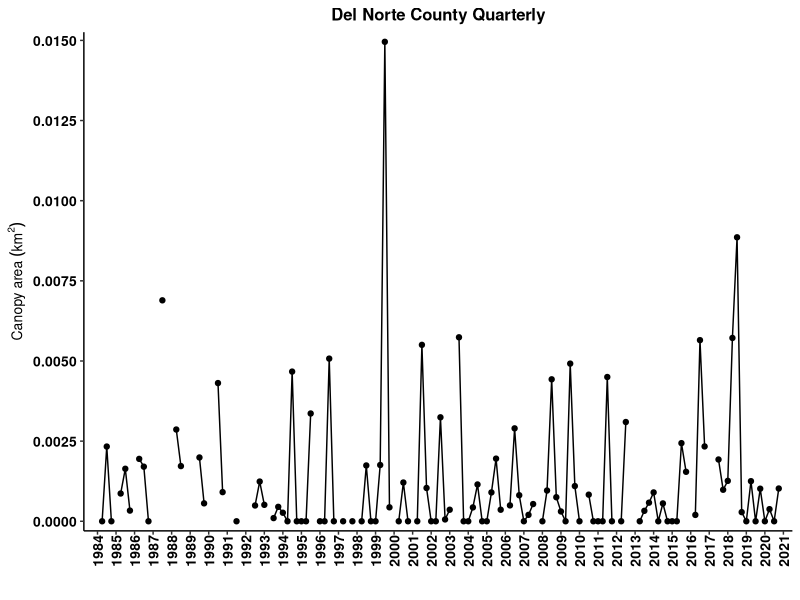
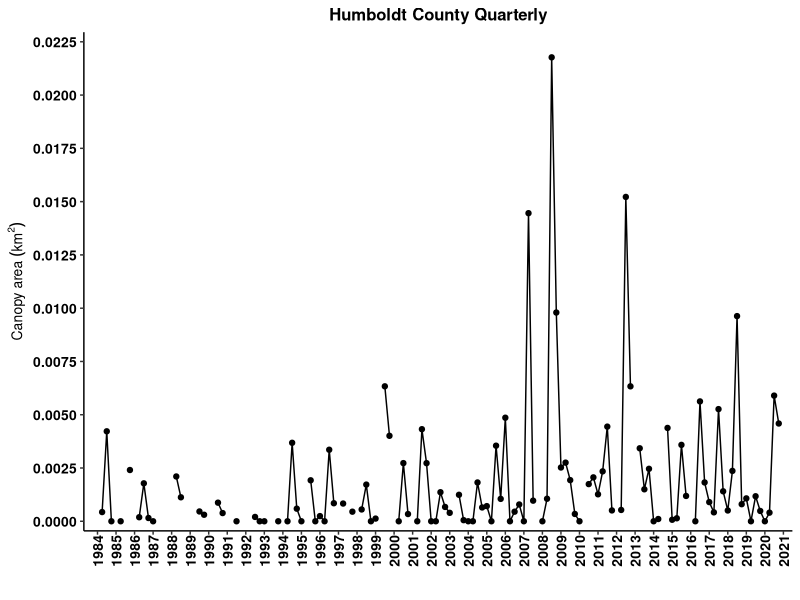
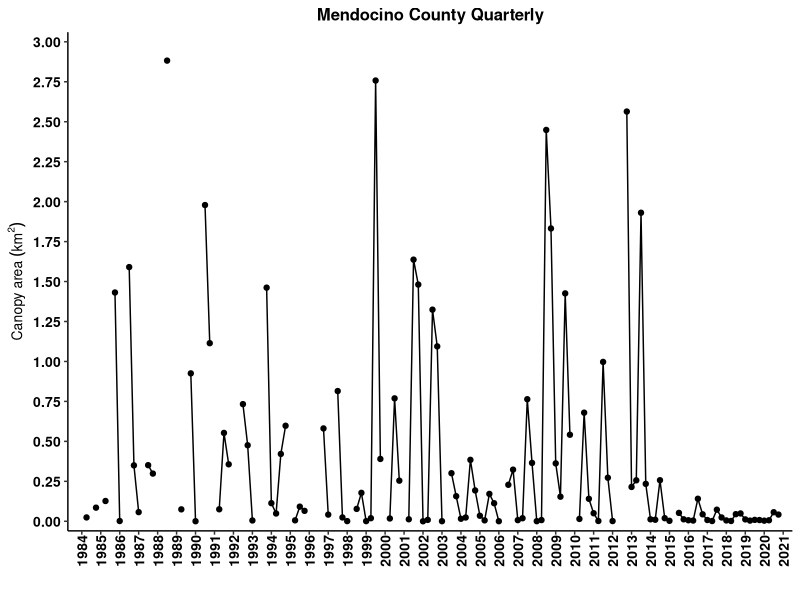
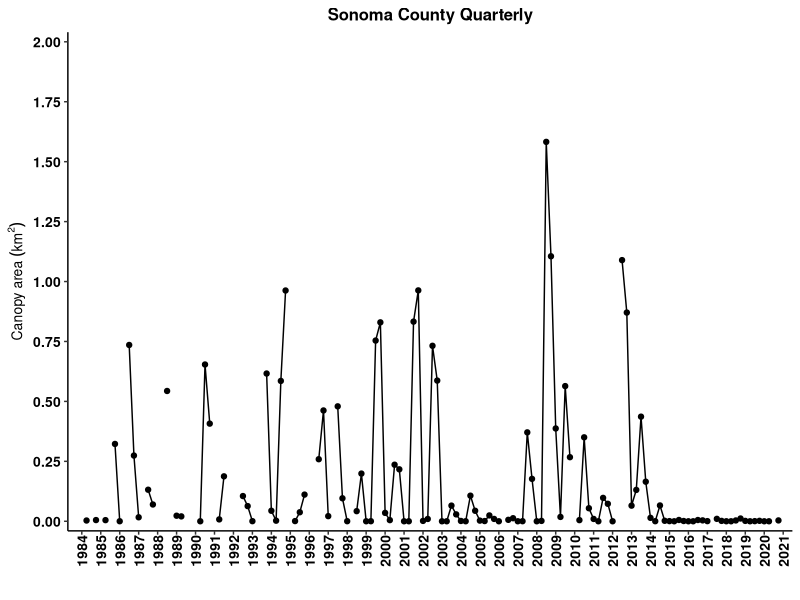
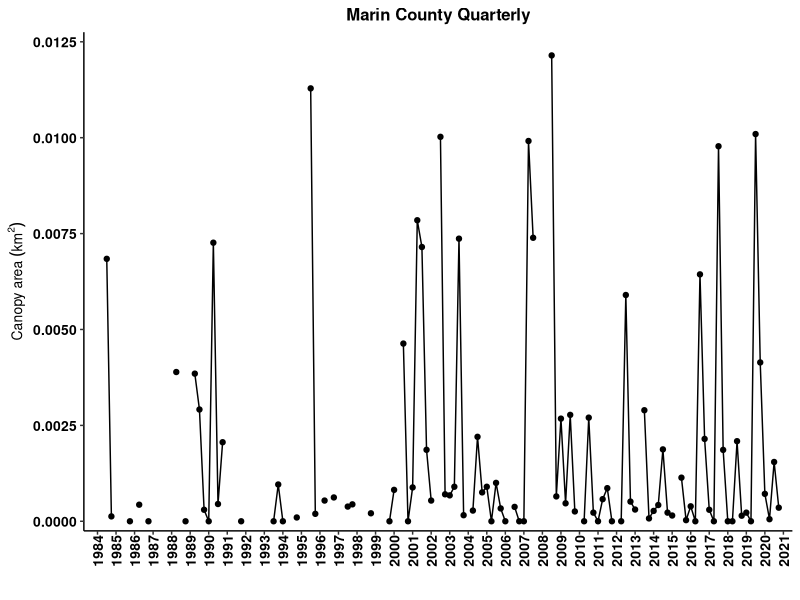
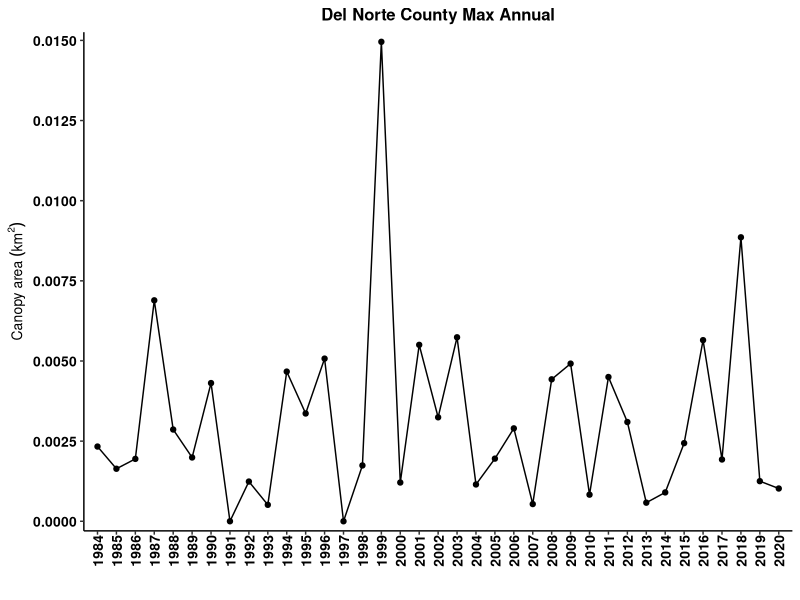
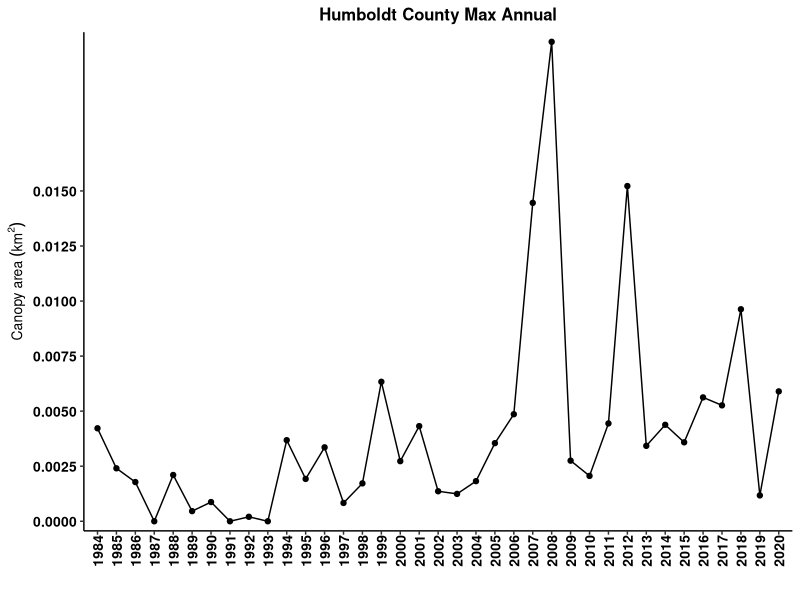
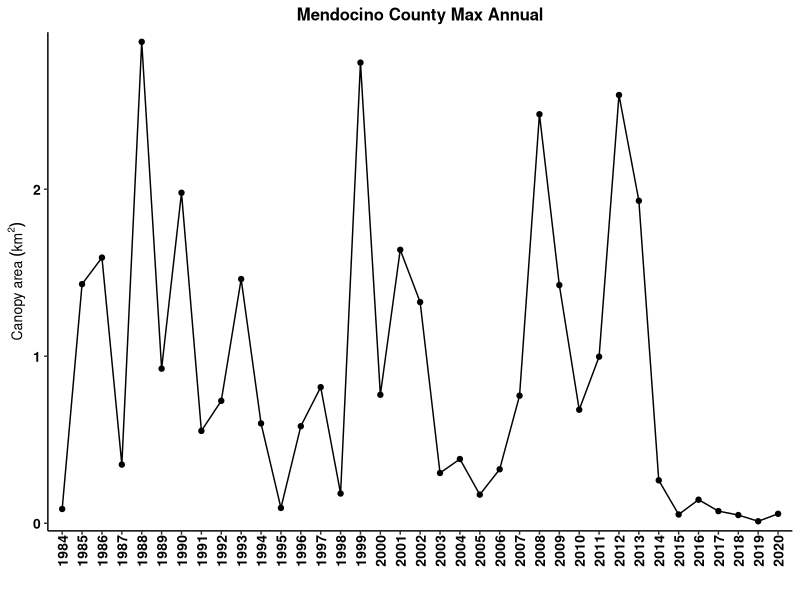

The R script that drew these images, in order:
## ---- chunk 1
knitr::opts_chunk$set(echo = FALSE, warning=FALSE)
options(knitr.table.format = "latex")
# how to assign username: git config --global user.name "gcontolini"
# how to add commit message in terminal: write message then press esc and :wq to save and exit

#### Load libraries ####
library(ggplot2) # plotting
library(ggpubr) # arranging plots
library(scales) # let's you put commas in the axis labels for thousands
library(dplyr) # data manipulations
library(tidyr) # data cleaning
library(readr) # better data reading
library(ncdf4)
library(sf) # special features. probably mapping. 
library(sp) # spatial data
library(lubridate) # manipulating dates easily
library(knitr) # to knit the Rmd file
library(kableExtra) # pretty tables
library(bookdown) # pretty table additions

#### ggplot theme ####
my.theme = theme( 
   panel.background = element_blank(), 
   panel.grid.minor.x = element_blank(),
   panel.grid.major.x = element_blank(),
   panel.grid = element_blank(),
   axis.text  = element_text(size=10, face='bold', color='black'), #makes axis labels bigger
   axis.title = element_text(size=10, face="bold"), #makes axis title bigger and bold
   #axis.title.y = element_text(margin=margin(0,10,0,5)), #pushes the y axis title away from the y axis labels
   strip.background = element_blank(),
   #legend.title = element_blank(),
   #legend.text = element_text(size=8),
   legend.background = element_blank(), 
   legend.key = element_blank(), #makes the legend background behind the symbols go away.
   #axis.ticks.x = element_blank()
   axis.line = element_line(color = 'black'), 
   panel.border = element_blank(), # this removes the box around the plot   
   plot.title = element_text(size=12 ,face='bold', hjust = 0.5), # hjust 0.5 makes title centered
   axis.text.x = element_text(size = 10, angle = 90, vjust = 0.5, margin = margin(0,0,5,0)) # rotates x axis labels 90 degrees counter-clockwise, pushes bars onto x axis
)


#### Import data ####
# info on the data: https://sbclter.msi.ucsb.edu/data/catalog/package/?package=knb-lter-sbc.74

# Instructions from Dr. Tom Bell:
# “The output files show the Admin Bed # in the first column and the rest of the columns are quarters from 1984 - 2020. Area is in m2 and biomass is in fresh kg. Missing values (due to lack of imagery or clouds are labelled as -999).”

# Edible seaweed data from CDFW
# edible = read.csv('EdibleSeaweedHarvest_rfm_1-28-21.csv') # edible seaweed harvest. This one has months. That is important.
# kelp = read.csv('KelpHarvest_vers2_rfm_1-28-21.csv') # kelp harvest
## ---- chunk 2
# The loop below takes 5 minutes to run, so I have commented it out and read in the output at the end.

# #### Kelp Biomass and Area Dynamics of state waters by county ####
# #Load Admin Bed Shapefile
# #Place the lat/lon version of the Admin Bed shapefile in your working directory
# county_waters <- st_read('shapefiles/MAN_CA_CountyStateWaters.shp') 
# 
# #Open Kelp NetCDF File and put in your working directory.
# #The file can be found here: https://portal.edirepository.org/nis/mapbrowse?scope=knb-lter-sbc&identifier=74
# nc_data <- nc_open('kelpCanopyFromLandsat_2021.nc')
# # not sure yet how to open it in directly from a URL.
# # apparently this file is too big for the RStudio Cloud server. So we can't use the server. Or wait we just have to use a static .csv.
# 
# #Load necessary variables from NetCDF File
# lon <- ncvar_get(nc_data, 'lon')
# lat <- ncvar_get(nc_data, 'lat')
# years <- ncvar_get(nc_data, 'year')
# quarters <- ncvar_get(nc_data, 'quarter')
# biomass <- ncvar_get(nc_data, 'biomass')
# area <- ncvar_get(nc_data, 'area')
# 
# #Make Coordinate Dataframe
# coords <- data.frame(lon,lat)
# 
# #Create output matrices
# LN = dim(quarters)
# output_biomass <- matrix(ncol=LN, nrow=22)
# output_area <- matrix(ncol=LN, nrow=22)
# 
# # This for() loop takes 5 mins. Sorry. You could run it once and then save the output, but then it wouldn't be linked to the SBCLTER data repository anymore. 
# for(i in 1:22){
# 
#   #Pull shapefile coordinates from each admin bed
#   if (i == 17) {
#     county_coords <- as.data.frame(county_waters[i,]$geometry[[1]][[30]][[1]])
#   } else {
#     county_coords <- as.data.frame(county_waters[i,]$geometry[[1]][[1]][[1]])
#   }
# 
#   #Find the kelp coordinates that exist inside each admin bed polygon
#   kelp_poly <- point.in.polygon(lon, lat, county_coords$V1, county_coords$V2, mode.checked = FALSE)
#   TF <- which(kelp_poly %in% 1)
# 
#   #Extract biomass and area data for each polygon
#   bio_county <- biomass[TF,]
#   area_county <- area[TF,]
# 
#   #Sum biomass and area
#   bio_county_sum <- colSums(bio_county, na.rm = TRUE, dims = 1)
#   area_county_sum <- colSums(area_county, na.rm = TRUE, dims = 1)
# 
#   #Remove Columns w/ >25% No Data (Clouds)
#   #Find all NA values (missing data) in the kelp dataset
#   bio_county_NA = is.na(bio_county)
#   area_county_NA = is.na(area_county)
# 
#   #Find number of kelp pixels in the polygon
#   L = dim(bio_county)
# 
#   #Calculate the percent of NAs for each season
#   bio_county_NA_percent <- colSums(bio_county_NA, na.rm = TRUE)/L[1]
#   area_county_NA_percent <- colSums(area_county_NA, na.rm = TRUE)/L[1]
# 
#   #Find seasons with greater than 20% missing data
#   NA_GT <- which(bio_county_NA_percent > 0.25)
#   NA_GTA <- which(area_county_NA_percent > 0.25)
# 
#   #Set seasons with greater than 20% missing data to -999
#   bio_county_sum[NA_GT] = -999
#   area_county_sum[NA_GTA] = -999
# 
#   #Add summed kelp canopy data to matrix
#   output_biomass[i,] <- bio_county_sum
#   output_area[i,] <- area_county_sum
# 
# }
# 
# #Transpose Quarter and Year data
# quarterst <- t(quarters)
# yearst <- t(years)
# 
# #Add Quarter and Year data to output matrices
# output2_biomass <- rbind(quarterst, output_biomass)
# output3_biomass <- rbind(yearst, output2_biomass)
# output2_area <- rbind(quarterst, output_area)
# output3_area <- rbind(yearst, output2_area)
# 
# #Add county to output matrices
# CountiesNA <- county_waters$County
# Counties <- c(rep(NA,2),CountiesNA)
# output4_biomass <- cbind(Counties, output3_biomass)
# output4_area <- cbind(Counties, output3_area)

output4_area <- read_csv("kelp_canopy_output_ 2021-11-24 .csv")

## ---- chunk 3
canopy_area <- output4_area %>%
   as.data.frame()

# remove first col which is just row numbers
canopy_area[,1] <- NULL

# I want to plot area vs. year.quarter. This means year.quarter needs to be in a column. Currently all cols are separate. This is called wide format. I want tall format.

# create column names
names(canopy_area) <- paste(canopy_area[1,], canopy_area[2,], sep='.') # paste years with quarters to make each col have a unique name.

# rename the ID col for counties
names(canopy_area)[1] <- "county"

# remove first 2 rows since they are not canopy data, just IDs--year and quarter
canopy_area <- canopy_area[-c(1:2),] 

# convert to tall format
canopy_area_tall <- canopy_area %>% 
   pivot_longer(-'county', names_to = 'year.qtr', values_to = 'm2')

# separate year and quarter into two cols
canopy_area_tall <- canopy_area_tall %>%
   separate(col = year.qtr, sep = "[.]", into = c("year","qtr")) # omg. you have to hard bracket the period for some reason. wtf does [^[:alnum:]]+ mean and why aren't brackets used in the example?????? :((

# make number cols numeric
canopy_area_tall$year <- as.numeric(canopy_area_tall$year)
canopy_area_tall$qtr <- as.numeric(canopy_area_tall$qtr)
canopy_area_tall$m2 <- as.numeric(canopy_area_tall$m2)

# make quarters actual quarter decimals for plotting
qtrs <- seq(0,0.75,0.25)
for(i in 1:4) {
   canopy_area_tall$qtr[which(canopy_area_tall$qtr == i)] <- qtrs[i]
}

# add year and quarter to get a continuous time column. Note that the tibble hides the decimals place for no apparent reason but the sum is correct.
canopy_area_tall$year.qtr <- canopy_area_tall$year + canopy_area_tall$qtr

# Change negative area to NA
canopy_area_tall$m2[which(canopy_area_tall$m2 < 0)] = NA

# Convert m2 to km2
canopy_area_tall$km2 = canopy_area_tall$m2 / 1e6
## ---- chunk 4
# All quarters
expand.a.little = 0.02

##Del Norte
ggplot(canopy_area_tall[which(canopy_area_tall$county == 'Del Norte'),], aes(x = year.qtr, y = km2)) +
   geom_point() +
   geom_line() +
   scale_x_continuous(breaks = 1984:2021, expand = c(expand.a.little,0)) +
   scale_y_continuous(breaks = seq(0, 0.015, 0.0025), expand = c(expand.a.little,0)) +
   labs(x = '',  y =  bquote('Canopy area'~(km^2))) +
   ggtitle('Del Norte County Quarterly') +
   my.theme

## Humboldt
ggplot(canopy_area_tall[which(canopy_area_tall$county == 'Humboldt'),], aes(x = year.qtr, y = km2)) +
   geom_point() +
   geom_line() +
   scale_x_continuous(breaks = 1984:2021, expand = c(expand.a.little,0)) +
   scale_y_continuous(limits = c(0,0.0225), breaks = seq(0, 0.025, 0.0025), expand = c(expand.a.little,0)) +
   labs(x = '',  y =  bquote('Canopy area'~(km^2))) +
   ggtitle('Humboldt County Quarterly') +
   my.theme

## Mendocino
ggplot(canopy_area_tall[which(canopy_area_tall$county == 'Mendocino'),], aes(x = year.qtr, y = km2)) +
   geom_point() +
   geom_line() +
   scale_x_continuous(breaks = 1984:2021, expand = c(expand.a.little,0)) +
   scale_y_continuous(limits = c(0,3), breaks = seq(0, 3, 0.25), expand = c(expand.a.little,0)) +
   labs(x = '', y =  bquote('Canopy area'~(km^2))) +
   ggtitle('Mendocino County Quarterly') +
   my.theme

## Sonoma
ggplot(canopy_area_tall[which(canopy_area_tall$county == 'Sonoma'),], aes(x = year.qtr, y = km2)) +
   geom_point() +
   geom_line() +
   scale_x_continuous(breaks = 1984:2021, expand = c(expand.a.little,0)) +
   scale_y_continuous(limits = c(0,2), breaks = seq(0, 2, 0.25), expand = c(expand.a.little,0)) +
   labs(x = '', y =  bquote('Canopy area'~(km^2))) +
   ggtitle('Sonoma County Quarterly') +
   my.theme

## Marin
ggplot(canopy_area_tall[which(canopy_area_tall$county == 'Marin'),], aes(x = year.qtr, y = km2)) +
   geom_point() +
   geom_line() +
   scale_x_continuous(breaks = 1984:2021, expand = c(expand.a.little,0)) +
   scale_y_continuous(limits = c(0, 0.0125), breaks = seq(0, 0.0125, 0.0025), expand = c(expand.a.little,0)) +
   labs(x = '', y =  bquote('Canopy area'~(km^2))) +
   ggtitle('Marin County Quarterly') +
   my.theme
## ---- chunk 5
# Maximum canopy area. in each year and county, find the maximum km2 value.
canopy_area_max_annual <- canopy_area_tall %>%
  group_by(county, year) %>%
  summarise(max.km2 = max(km2, na.rm = T), .groups = 'drop')

# 1987 and 1992 Marin had no data. Change -Inf to NA for those years so it plots better.
canopy_area_max_annual$max.km2[which(canopy_area_max_annual$max.km2 < 0)] <- NA

##Del Norte
ggplot(canopy_area_max_annual[which(canopy_area_max_annual$county == 'Del Norte'),], aes(x = year, y = max.km2)) +
   geom_point() +
   geom_line() +
   scale_x_continuous(breaks = 1984:2021, expand = c(expand.a.little,0)) +
   scale_y_continuous(breaks = seq(0, 0.015, 0.0025), expand = c(expand.a.little,0)) +
   labs(x = '',  y =  bquote('Canopy area'~(km^2))) +
   ggtitle('Del Norte County Max Annual') +
   my.theme 

## Humboldt
ggplot(canopy_area_max_annual[which(canopy_area_max_annual$county == 'Humboldt'),], aes(x = year, y = max.km2)) +
   geom_point() +
   geom_line() +
   scale_x_continuous(breaks = 1984:2021, expand = c(expand.a.little,0)) +
   scale_y_continuous(breaks = seq(0, 0.015, 0.0025), expand = c(expand.a.little,0)) +
   labs(x = '',  y =  bquote('Canopy area'~(km^2))) +
   ggtitle('Humboldt County Max Annual') +
   my.theme 

## Mendocino
ggplot(canopy_area_max_annual[which(canopy_area_max_annual$county == 'Mendocino'),], aes(x = year, y = max.km2)) +
   geom_point() +
   geom_line() +
   scale_x_continuous(breaks = 1984:2021, expand = c(expand.a.little,0)) +
   scale_y_continuous(expand = c(expand.a.little,0)) +
   labs(x = '',  y =  bquote('Canopy area'~(km^2))) +
   ggtitle('Mendocino County Max Annual') +
   my.theme 

## Sonoma
ggplot(canopy_area_max_annual[which(canopy_area_max_annual$county == 'Sonoma'),], aes(x = year, y = max.km2)) +
   geom_point() +
   geom_line() +
   scale_x_continuous(breaks = 1984:2021, expand = c(expand.a.little,0)) +
   scale_y_continuous(expand = c(expand.a.little,0)) +
   labs(x = '',  y =  bquote('Canopy area'~(km^2))) +
   ggtitle('Sonoma County Max Annual') +
   my.theme 

## Marin
ggplot(canopy_area_max_annual[which(canopy_area_max_annual$county == 'Marin'),], aes(x = year, y = max.km2)) +
   geom_point() +
   geom_line() +
   scale_x_continuous(breaks = 1984:2021, expand = c(expand.a.little,0)) +
   scale_y_continuous(expand = c(expand.a.little, 0)) +
   labs(x = '',  y =  bquote('Canopy area'~(km^2))) +
   ggtitle('Marin County Max Annual') +
   my.theme 
## ---- chunk 6

## ---- chunk 7
qtr_max_county <- canopy_area_tall %>%
  group_by(county, year) %>% # group by county and year
  slice(which.max(km2)) %>% # find the maximum km2 value
  subset(select = -year.qtr) %>% # remove year.qtr col
  transmute(quarter = qtr*4+1) # change quarters from decimals to 1,2,3,4

# Count how many quarters are the max per year per county
n_max_qtrs_county <- qtr_max_county %>%
  group_by(county, quarter) %>%
  summarise(number = length(quarter), .groups = 'drop') %>%
  filter(county %in% c('Del Norte', 'Humboldt', 'Mendocino', 'Sonoma'))


kable(n_max_qtrs_county
      , digits = 2
      , booktabs = TRUE
      , row.names = FALSE
      , align = 'c'
      , linesep = ''
      , caption = 'Number of quarters with maximum annual canopy area'
) %>%
  kable_styling(latex_options = 'hold_position') # otherwise the table moves in the pdf
      
